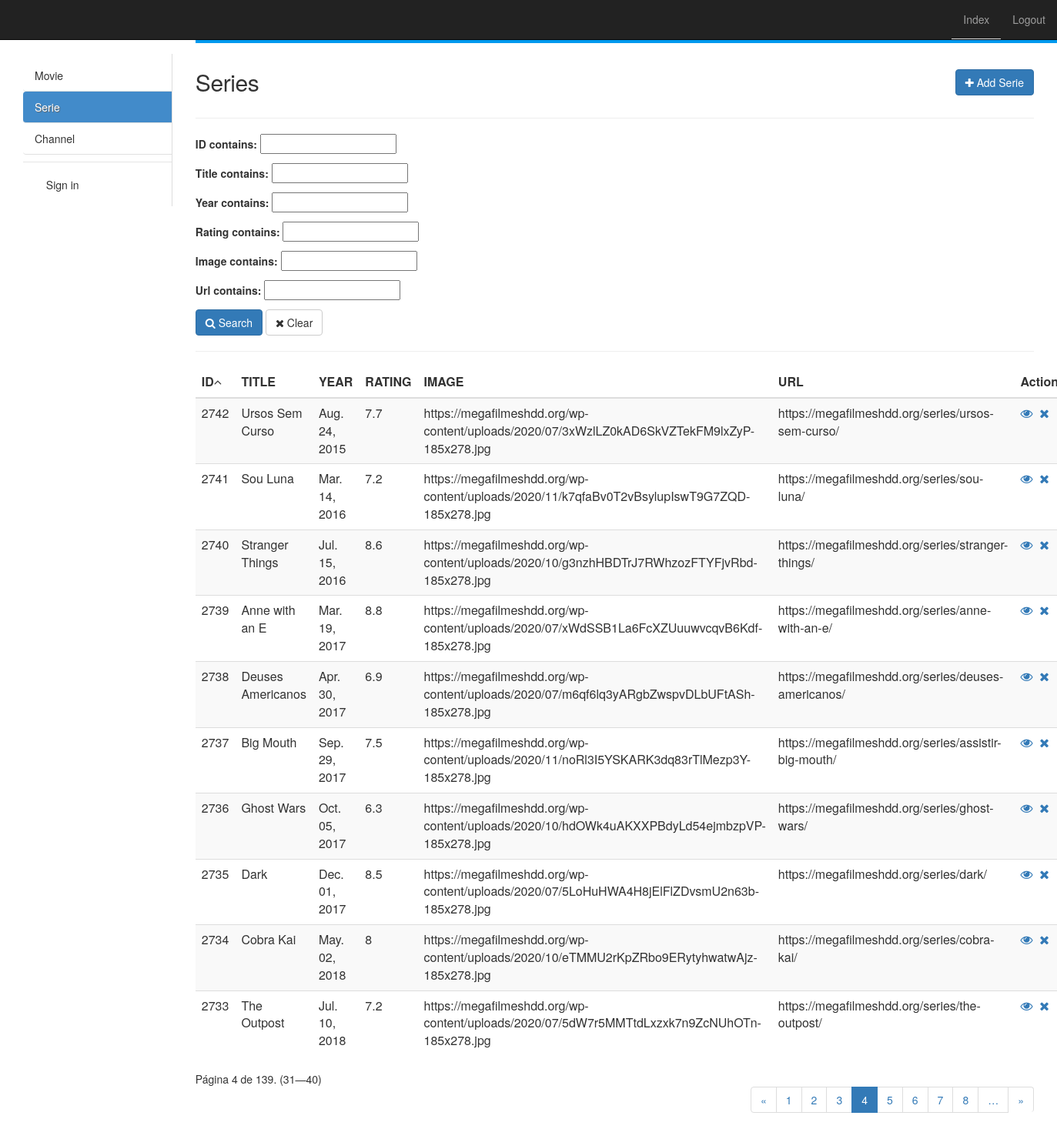
Screenshot of /serie/full/?page=4 (signed in) with the database file from the repository.
### app/models.py (models this page shows, shortened)
class TimeStamp(models.Model):
    created_at = models.DateTimeField(auto_now_add=True)
    updated_at = models.DateTimeField(auto_now=True)
    class Meta:
        abstract = True

class Serie(TimeStamp):
    title = models.CharField(max_length=255, blank=True, null=True)
    year = models.CharField(max_length=100, blank=True, null=True)
    rating = models.CharField(max_length=100, blank=True, null=True)
    image = models.URLField(blank=True, null=True)
    url = models.URLField(blank=True, null=True)

### app/views/serie.py (the view, shortened to what this page needs)
class ListFull(LoginRequiredMixin, SerieMixin, ListView):
    login_url = '/admin/login/'
    template_name = 'serie/list_full.html'
    model = Serie
    context_object_name = 'series'
    ordering = '-id'
    paginate_by = 10
    search = ''
    def get_queryset(self):
        queryset = super().get_queryset()
        filter = SerieFilter(self.request.GET, queryset)
        queryset = self.search_general(filter.qs)
        queryset = self.ordering_data(queryset)
        return queryset
    def search_general(self, qs):
        if 'search' in self.request.GET:
            self.search = self.request.GET['search']
            if self.search:
                search = self.search
                qs = qs.filter(Q(id__icontains=search) | Q(title__icontains=search) | Q(year__icontains=search) | Q(
                    rating__icontains=search) | Q(image__icontains=search) | Q(url__icontains=search))
        return qs
    def get_ordering(self):
        if 'ordering' in self.request.GET:
            self.ordering = self.request.GET['ordering']
            if self.ordering:
                return self.ordering
            else:
                self.ordering = '-id'
        return self.ordering
    def ordering_data(self, qs):
        qs = qs.order_by(self.get_ordering())
        return qs
    def get_context_data(self, **kwargs):
        context = super(ListFull, self).get_context_data(**kwargs)
        queryset = self.get_queryset()
        filter = SerieFilter(self.request.GET, queryset)
        page_size = self.get_paginate_by(queryset)
        if page_size:
            paginator, page, queryset, is_paginated = self.paginate_queryset(queryset, page_size)
            context.update(**{
                'ordering': self.ordering,
                'search': self.search,
                'filter': filter,
                'paginator': paginator,
                'page_obj': page,
                'is_paginated': is_paginated,
                'object_list': queryset
            })
        return context

### app/mixins.py (called while the page is built)
    def get_context_data(self, **kwargs):
        context = super(SerieMixin, self).get_context_data(**kwargs)
        if self.model:
            context['model_name'] = self.model._meta.verbose_name.title()
            context['model_name_plural'] = self.model._meta.verbose_name_plural.title()
        return context

### app/templatetags/my_tags.py (called while the page is built)
@register.simple_tag(takes_context=True)
def param_replace(context, **kwargs):
    d = context['request'].GET.copy()
    for k, v in kwargs.items():
        d[k] = v
    for k in [k for k, v in d.items() if not v]:
        del d[k]
    return d.urlencode()

### app/templates/serie/list_full.html (shortened to what this page needs)
﻿{% extends 'base.html' %}
{% load my_tags %}
{% load static %}
{% load form_utils %}
{% block content %}
    <div id="top" class="row">
        <div class="col-sm-3">
            <h2> {{ model_name_plural }}</h2>
        </div>
        <div class="col-sm-3 col-sm-offset-6">
            <a href="{% url 'SERIE_create' %}" class="btn btn-primary pull-right h2"><i
                    class="fa fa-plus"></i> Add Serie
            </a>
        </div>
    </div>
    <hr/>
    <form id="advancedForm" method="get" action="{% url 'SERIE_list_full' %}">
        <div class="row">
            <div class="col-sm-12">
                {{ filter.form.as_p }}
                <button type="submit" class="btn btn-primary" id="search_btn">
                    <i class="fa fa-search"></i> Search
                </button>
                <button type="button" class="btn btn-default" id="clear">
                    <i class="fa fa-close"></i> Clear
                </button>
            </div>
        </div>
        <hr/>
        <div id="list" class="row">
            <div class="col-md-12">
                <header>
                    <div class="form-group form-inline pull-right">
                        <label>Search:</label>
                    </div>
                </header>
                <table id="table" class="table table-striped" cellspacing="0" cellpadding="0">
                    <thead>
                        <tr>
                             <th>ID</th>
 <th>TITLE</th>
 <th>YEAR</th>
 <th>RATING</th>
 <th>IMAGE</th>
 <th>URL</th>
                            <th class="actions">Actions</th>
                        </tr>
                    </thead>
                    <tbody>
                    {% for serie in object_list %}
                        <tr>
                             <td>{{ serie.id }}</td>
 <td>{{ serie.title }}</td>
 <td>{{ serie.year }}</td>
 <td>{{ serie.rating }}</td>
 <td>{{ serie.image }}</td>
 <td>{{ serie.url }}</td>
 <td><a href="{% url 'SERIE_detail' serie.id %}"><i class="fa fa-eye"></i></a>&nbsp;&nbsp;<a href="{% url 'SERIE_delete' serie.id %}"><i class="fa fa-close"></i></a></td>
                        </tr>
                    {% endfor %}
                    </tbody>
                </table>
                <div class="row">
                    <div class="col-sm-12">
                        <span class="current pull-left">
                            Página {{ page_obj.number }} de {{ page_obj.paginator.num_pages }}. ({{ page_obj.start_index }}—{{ page_obj.end_index }})
                        </span>
                        {% if is_paginated %}
                            <ul class="pagination pagination-flat pull-right">
                                {% if page_obj.has_previous %}
                                    <li class="page-item"><a class="page-link"
                                                             href="?{% param_replace page=page_obj.previous_page_number %}">&laquo;</a>
                                    </li>
                                {% else %}
                                    <li class="page-item disabled"><span>&laquo;</span></li>
                                {% endif %}
                                {% for i in page_obj.paginator.page_range %}
                                    {% if page_obj.number == i %}
                                        <li class="page-item active"><span>{{ i }} </span>
                                        </li>
                                    {% elif i > page_obj.number|add:'-5' and i < page_obj.number|add:'5' %}
                                        <li class="page-item"><a class="page-link"
                                                                 href="?{% param_replace page=i %}">{{ i }}</a></li>
                                    {% endif %}
                                {% endfor %}
                                {% if page_obj.paginator.num_pages > page_obj.number|add:'4' %}
                                    <li class="page-item"><a class="page-link"
                                                             href="?{% param_replace page=page_obj.number|add:'5' %}">&hellip;</a>
                                    </li>
                                {% endif %}
                                {% if page_obj.has_next %}
                                    <li class="page-item"><a class="page-link"
                                                             href="?{% param_replace page=page_obj.next_page_number %}">&raquo;</a>
                                    </li>
                                {% else %}
                                    <li class="page-item disabled"><span>&raquo;</span></li>
                                {% endif %}
                            </ul>
                        {% endif %}
                    </div>
                </div>
            </div>
        </div>
    </form>
{% endblock %}

### static/default/css/guia.css (style rules this page uses)
body { -webkit-text-size-adjust:none;-webkit-font-smoothing:antialiased;background-color:#f5f5f5 }
header { height:56px;background-color:#0099EE;position:fixed;top:0;width:100%;z-index:20;transition:background-color 350ms ease-in-out }
p { margin-bottom:16px }
h2,h3 { text-overflow:ellipsis;white-space:nowrap;overflow:hidden }
h2 { font:600 16px/20px 'Open Sans', sans-serif;color:rgba(0,0,0,0.87);letter-spacing:-0.4px;margin-bottom:4px }
ul li a { display:-webkit-flex;display:flex;-webkit-flex-direction:row;flex-direction:row;text-decoration:none;border-bottom:1px solid #e0e0e0 }
ul li:last-child a { border-bottom:0 }

### rows the page displays
Serie: id "2742", title "Ursos Sem Curso", year "Aug. 24, 2015", rating "7.7", image "https://megafilmeshdd.org/wp-content/uploads/2020/07/3xWzlLZ0kAD6SkVZTekFM9lxZyP-185x278.jpg", url "https://megafilmeshdd.org/series/ursos-sem-curso/"
Serie: id "2741", title "Sou Luna", year "Mar. 14, 2016", rating "7.2", image "https://megafilmeshdd.org/wp-content/uploads/2020/11/k7qfaBv0T2vBsylupIswT9G7ZQD-185x278.jpg", url "https://megafilmeshdd.org/series/sou-luna/"
Serie: id "2740", title "Stranger Things", year "Jul. 15, 2016", rating "8.6", image "https://megafilmeshdd.org/wp-content/uploads/2020/10/g3nzhHBDTrJ7RWhzozFTYFjvRbd-185x278.jpg", url "https://megafilmeshdd.org/series/stranger-things/"
Serie: id "2739", title "Anne with an E", year "Mar. 19, 2017", rating "8.8", image "https://megafilmeshdd.org/wp-content/uploads/2020/07/xWdSSB1La6FcXZUuuwvcqvB6Kdf-185x278.jpg", url "https://megafilmeshdd.org/series/anne-with-an-e/"
Serie: id "2738", title "Deuses Americanos", year "Apr. 30, 2017", rating "6.9", image "https://megafilmeshdd.org/wp-content/uploads/2020/07/m6qf6lq3yARgbZwspvDLbUFtASh-185x278.jpg", url "https://megafilmeshdd.org/series/deuses-americanos/"
Serie: id "2737", title "Big Mouth", year "Sep. 29, 2017", rating "7.5", image "https://megafilmeshdd.org/wp-content/uploads/2020/11/noRl3I5YSKARK3dq83rTlMezp3Y-185x278.jpg", url "https://megafilmeshdd.org/series/assistir-big-mouth/"
Serie: id "2736", title "Ghost Wars", year "Oct. 05, 2017", rating "6.3", image "https://megafilmeshdd.org/wp-content/uploads/2020/10/hdOWk4uAKXXPBdyLd54ejmbzpVP-185x278.jpg", url "https://megafilmeshdd.org/series/ghost-wars/"
Serie: id "2735", title "Dark", year "Dec. 01, 2017", rating "8.5", image "https://megafilmeshdd.org/wp-content/uploads/2020/07/5LoHuHWA4H8jElFlZDvsmU2n63b-185x278.jpg", url "https://megafilmeshdd.org/series/dark/"
Serie: id "2734", title "Cobra Kai", year "May. 02, 2018", rating "8", image "https://megafilmeshdd.org/wp-content/uploads/2020/10/eTMMU2rKpZRbo9ERytyhwatwAjz-185x278.jpg", url "https://megafilmeshdd.org/series/cobra-kai/"
Serie: id "2733", title "The Outpost", year "Jul. 10, 2018", rating "7.2", image "https://megafilmeshdd.org/wp-content/uploads/2020/07/5dW7r5MMTtdLxzxk7n9ZcNUhOTn-185x278.jpg", url "https://megafilmeshdd.org/series/the-outpost/"

### other values shown
{{ model_name_plural }} "Series"
{{ page_obj.number }} "4"
{{ page_obj.paginator.num_pages }} "139"
{{ page_obj.start_index }} "31"
{{ page_obj.end_index }} "40"
{{ i }} "1" "2" "3" "5" "6" "7" "8"
{{ i }} "4"
